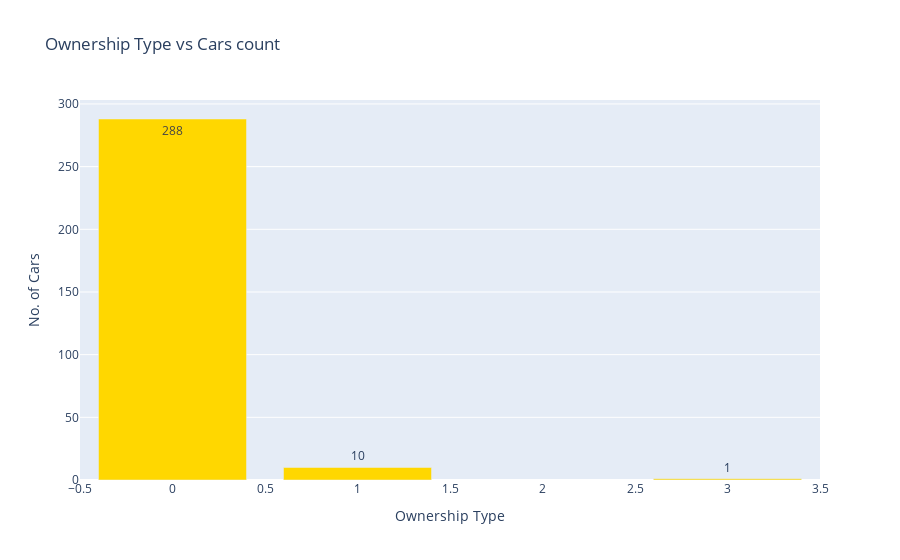

The notebook cell saved with this chart:
### Code cell
ownership_type = data.Owner.value_counts().keys()
cars_count = data.Owner.value_counts().values
labels = [str(val) for val in cars_count]

fig = px.bar(x=ownership_type, y=cars_count, text=labels, title='Ownership Type vs Cars count', template='plotly', color_discrete_sequence=['gold'])

# Set the labels for the y-axis and x-axis
fig.update_yaxes(title_text='No. of Cars')
fig.update_xaxes(title_text='Ownership Type')

# Show the plot
fig.show()

### Figure 1 — Plotly figure (JSON) as saved in the notebook; plotly's stock layout.template omitted (floating-point values rounded to 4 significant figures)
{"data": [{"alignmentgroup": "True", "hovertemplate": "x=%{x}<br>y=%{y}<br>text=%{text}<extra></extra>", "legendgroup": "", "marker": {"color": "gold", "pattern": {"shape": ""}}, "name": "", "offsetgroup": "", "orientation": "v", "showlegend": false, "text": ["288", "10", "1"], "textposition": "auto", "type": "bar", "x": [0, 1, 3], "xaxis": "x", "y": [288, 10, 1], "yaxis": "y"}], "layout": {"barmode": "relative", "legend": {"tracegroupgap": 0}, "title": {"text": "Ownership Type vs Cars count"}, "xaxis": {"anchor": "y", "domain": [0, 1], "title": {"text": "Ownership Type"}}, "yaxis": {"anchor": "x", "domain": [0, 1], "title": {"text": "No. of Cars"}}}}
